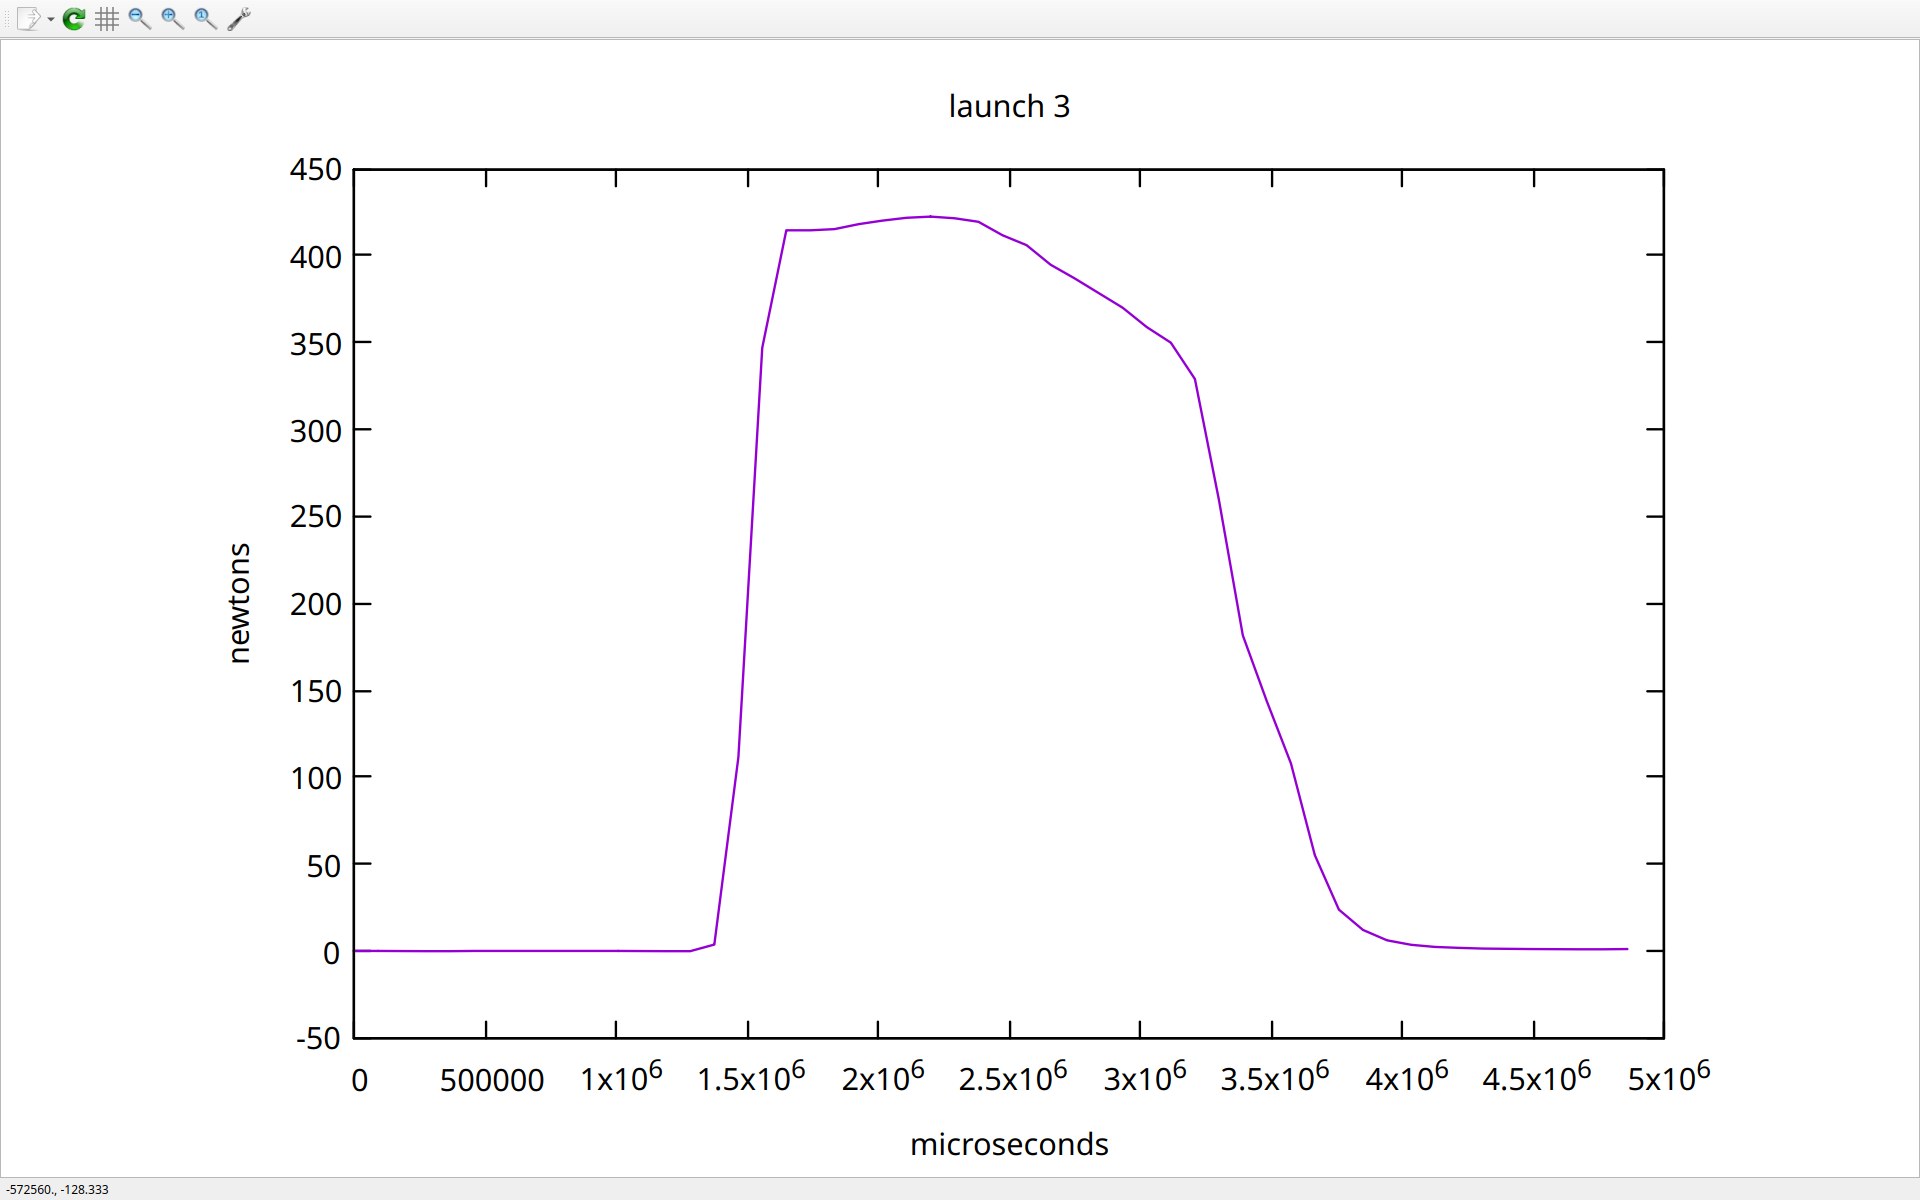

Reproduce this figure in gnuplot.
set title "launch 3"
set xlabel "microseconds"
set ylabel "newtons"
plot "launch3.txt" using 1:4 with lines title ""
